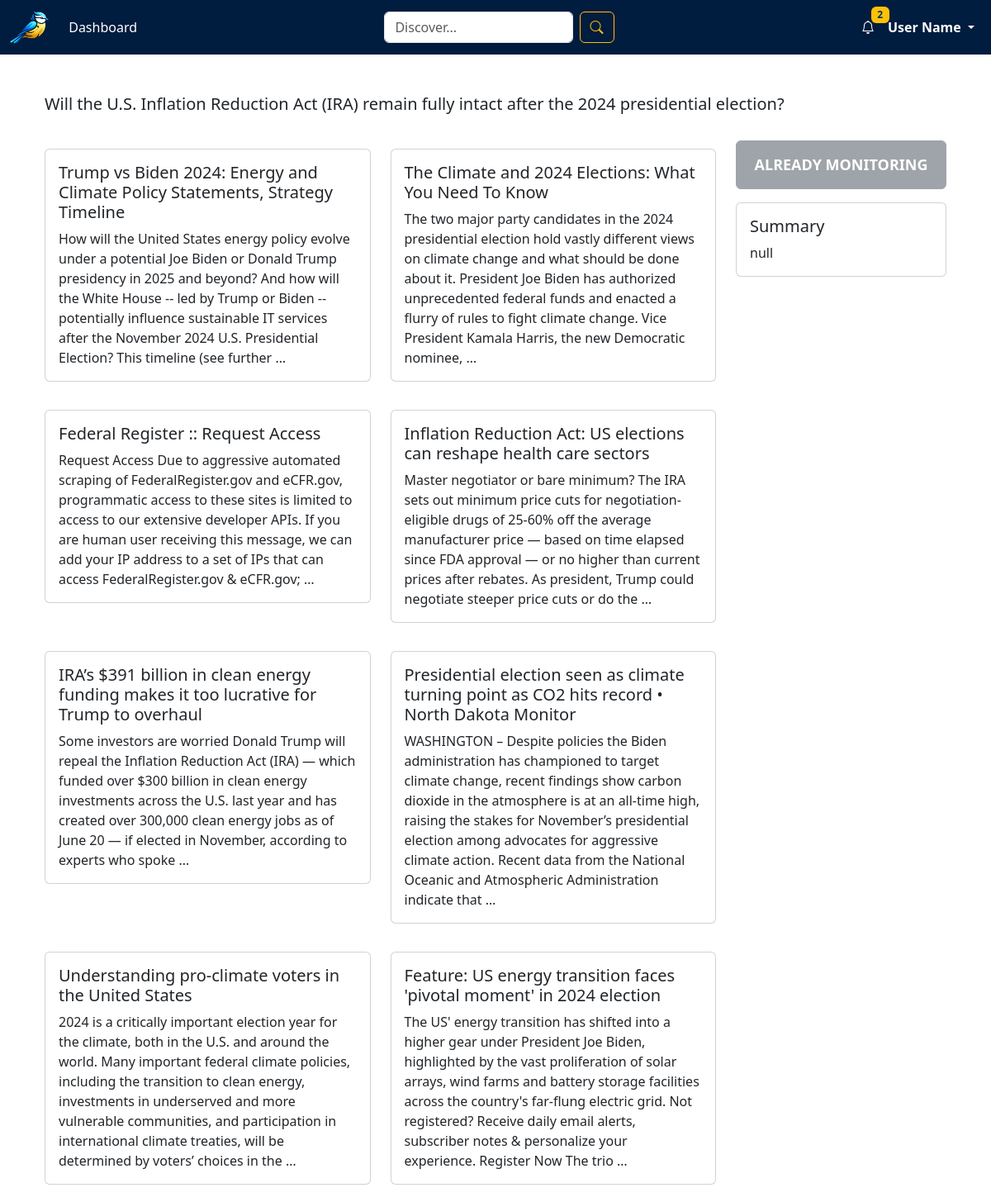
/discovery/ (upper part), run on an earlier commit of the app's database.
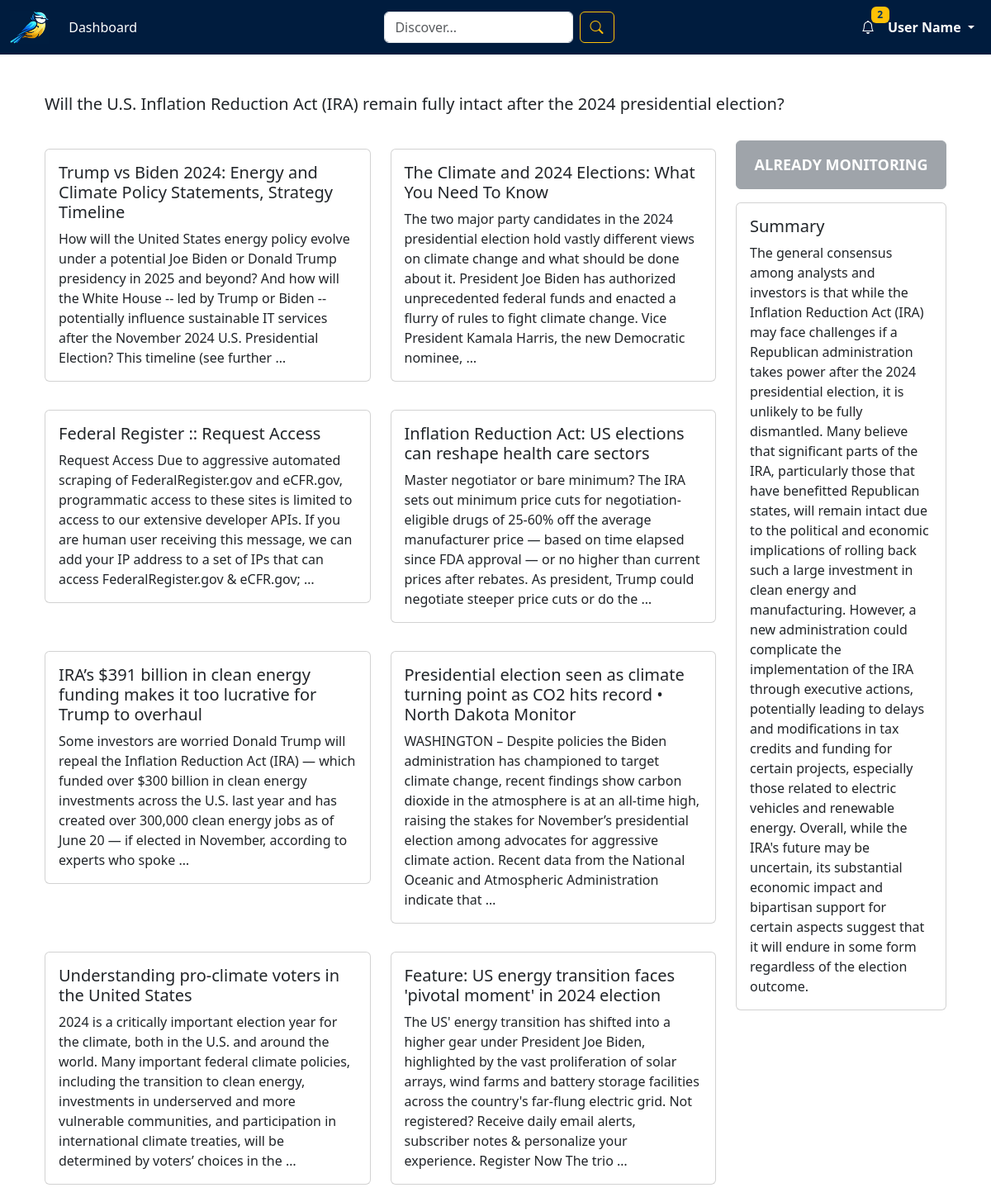
And on a later commit of the database.
### cfaa/models.py (models this page shows, shortened)
class Query(models.Model):
    text = models.TextField()
    search_query = models.TextField()
    article_summary = models.TextField()

### cfaa/views.py (the view)
# urls.py: path('discovery/', views.discovery_page, name='discovery'),
def discovery_page(request):
    env = environ.Env()
    environ.Env.read_env()
    OPENAI_API_KEY = env('OPENAI_API_KEY')
    client = OpenAI(api_key=OPENAI_API_KEY)  # Instantiate the OpenAI client
    if request.method == 'GET':
        query_text = request.GET.get('query', '')  # Get the query from the search bar
        if query_text:
            existing_query = Query.objects.filter(text=query_text).first()
            if existing_query:
                query = existing_query
                articles = Article.objects.filter(query=query)
            else:
                search_query = query_text  # You can refine the query if necessary
                result = scrape_and_store_news(query_text=query_text, search_query=search_query)
                query = get_object_or_404(Query, text=query_text)
                articles = Article.objects.filter(query=query)
            article_texts = [article.text for article in articles]
            if query.article_summary == 'null' or not query.article_summary:
                summary = generate_summary_over_articles(
                    client,
                    query.text,  # Pass query as a string (query.text)
                    article_texts,  # Pass articles as an array of strings (article texts)
                    max_tokens=200,
                    temperature=0,
                    top_p=0.5
                )
                query.article_summary = summary
                query.save()  # Save the updated query with the new summary
            is_monitored = Report.objects.filter(query=query).exists()
        else:
            query = get_object_or_404(Query, id=1)  # Replace with any default query logic
            articles = Article.objects.filter(query=query).order_by('-publish_date')[:10]
            is_monitored = Report.objects.filter(query=query).exists()
        context = {
            'query': query,
            'query_id': query.id,  # Pass the query ID
            'articles': articles,
            'is_monitored': is_monitored  # Pass the monitoring flag
        }
        return render(request, 'cfaa/discovery.html', context)

### cfaa/templates/cfaa/discovery.html (shortened to what this page needs)
{% extends 'cfaa/base.html' %}
{% load static %}
{% block content %}
<link href="{% static 'cfaa/css/main.css' %}" rel="stylesheet">
<div class="container my-5 fixed-layout">
    <div class="question-section mb-4">
        <h5 class="question-text" data-query-id="{{ query_id }}" data-query="{{ query.text }}">
            {{ query.text }}
        </h5>
    </div>
    <div class="row content-wrapper">
        <div class="col-lg-9 scrollable-articles">
            <div class="row">
                {% if articles %}
                    {% for article in articles %}
                    <div class="col-md-6 mb-4">
                        <div class="card article-tile" style="cursor: pointer;" data-article-id="{{ article.id }}" data-article-text="{{ article.text }}" data-article-title="{{ article.title }}" data-article-url="{{ article.url }}">
                            <div class="card-body">
                                <h5 class="card-title">{{ article.title }}</h5>
                                <p class="card-text">{{ article.text|truncatewords:50 }}</p>
                            </div>
                        </div>
                    </div>
                    {% endfor %}
                {% else %}
                    <p>No articles found for this query.</p>
                {% endif %}
            </div>
        </div>
        <div class="col-lg-3 summary-tile">
            <div class="text-center mb-3">
                {% if is_monitored %}
                    <button class="btn btn-secondary btn-monitor" disabled>Already Monitoring</button>
                {% else %}
                    <button class="btn btn-warning btn-monitor">Monitor Question</button>
                {% endif %}
            </div>
            <div class="card">
                <div class="card-body">
                    <h5 class="card-title">Summary</h5>
                    <p class="card-text">
                        {% if query.article_summary %}
                            {{ query.article_summary }}
                        {% else %}
                            No summary available for this query yet.
                        {% endif %}
                    </p>
                </div>
            </div>
        </div>
    </div>
</div>
{% endblock %}

What changed in the data, as far as the page shows it:
changed Query: article_summary "null" → "The general consensus among analysts and investors is that while the Inflation Reduction Act (IRA) may face challenges if a Republican administration takes power after the 2024 presidential election, it is unlikely to be fully dismantled. Many believe that significant parts of the IRA, particularly those that have benefitted Republican states, will remain intact due to the political and economic implications of rolling back such a large investment in clean energy and manufacturing. However, a new administration could complicate the implementation of the IRA through executive actions, potentially leading to delays and modifications in tax credits and funding for certain projects, especially…"
